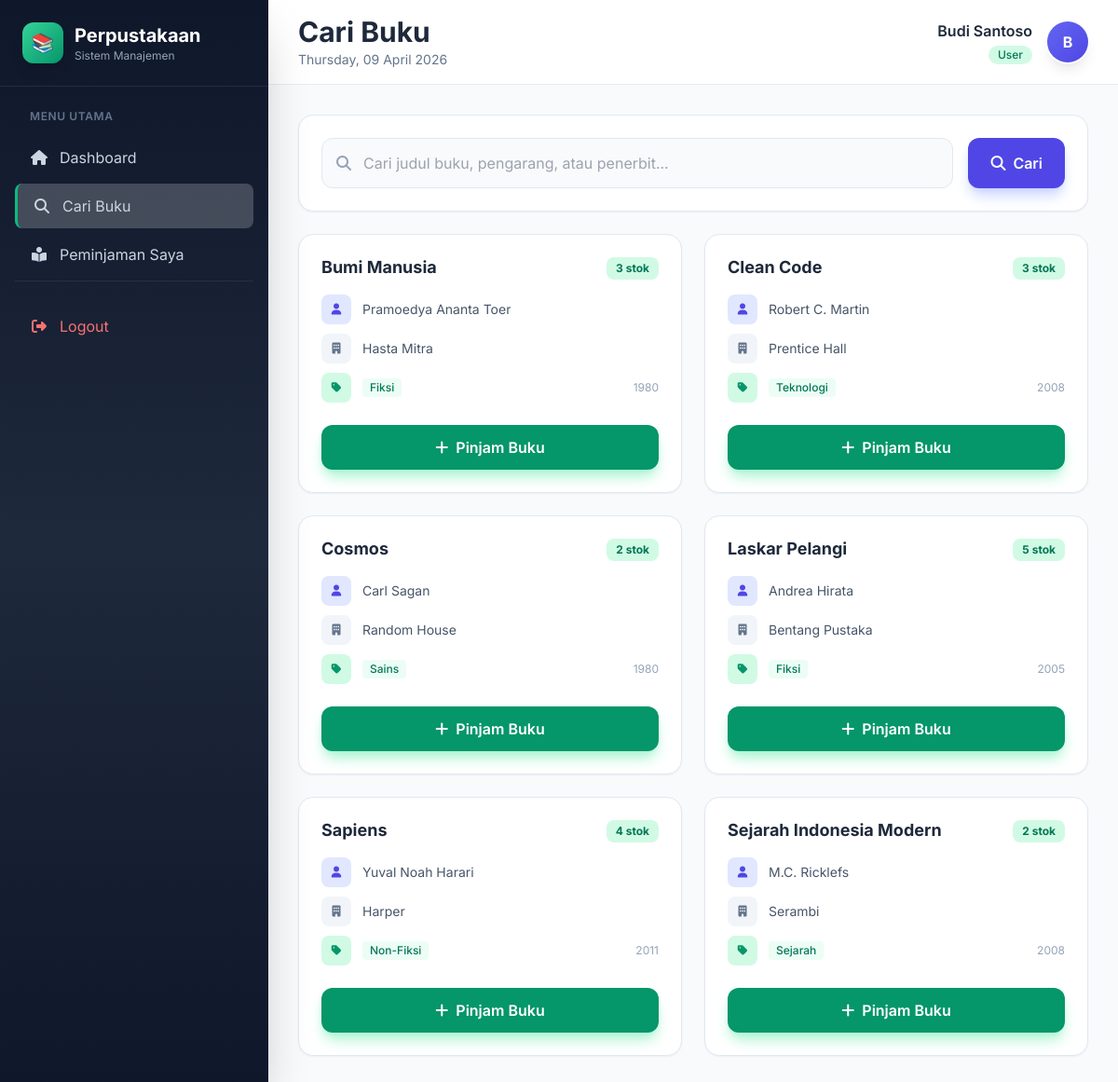
The app's page /user/buku (signed in) with its own data.
### tables this page shows
CREATE TABLE tb_buku (
    id_buku INT AUTO_INCREMENT PRIMARY KEY,
    judul VARCHAR(200) NOT NULL,
    pengarang VARCHAR(100) NOT NULL,
    penerbit VARCHAR(100),
    tahun_terbit YEAR,
    id_kategori INT,
    stok INT DEFAULT 1,
    created_at TIMESTAMP DEFAULT CURRENT_TIMESTAMP,
    FOREIGN KEY (id_kategori) REFERENCES tb_kategori(id_kategori) ON DELETE SET NULL
);

CREATE TABLE tb_kategori (
    id_kategori INT AUTO_INCREMENT PRIMARY KEY,
    nama_kategori VARCHAR(50) NOT NULL
);

### controllers/PeminjamanController.php (called while the page is built, shortened)
<?php
require_once __DIR__ . '/../models/Buku.php';
class PeminjamanController extends Controller {
    private $bukuModel;
    public function __construct() {
        $this->bukuModel = new Buku();
    }
    public function cariBuku() {
        $keyword = trim($_GET['q'] ?? '');
        $bukus = $keyword ? $this->bukuModel->search($keyword) : $this->bukuModel->getAvailable();
        $this->view('user/buku/index', [
            'user' => $this->getCurrentUser(),
            'bukus' => $bukus,
            'keyword' => $keyword,
            'flash' => $this->getFlash()
        ]);
    }
}

### index.php (called while the page is built, shortened)
<?php
require_once __DIR__ . '/core/Database.php';
require_once __DIR__ . '/core/Model.php';
require_once __DIR__ . '/core/Router.php';
require_once __DIR__ . '/controllers/DashboardController.php';
require_once __DIR__ . '/controllers/PeminjamanController.php';
$router = new Router();
$router->get('/', [AuthController::class, 'loginForm']);
$router->get('/login', [AuthController::class, 'loginForm']);
$router->post('/login', [AuthController::class, 'login']);
$router->get('/register', [AuthController::class, 'registerForm']);
$router->post('/register', [AuthController::class, 'register']);
$router->get('/logout', [AuthController::class, 'logout']);
$router->get('/dashboard', [DashboardController::class, 'index']);
$router->get('/admin/buku', [BukuController::class, 'index']);
$router->get('/admin/buku/create', [BukuController::class, 'create']);
$router->post('/admin/buku/store', [BukuController::class, 'store']);
$router->get('/admin/buku/edit/{id}', [BukuController::class, 'edit']);
$router->post('/admin/buku/update/{id}', [BukuController::class, 'update']);
$router->get('/admin/buku/delete/{id}', [BukuController::class, 'delete']);
$router->get('/admin/buku/search', [BukuController::class, 'search']);
$router->get('/admin/anggota', [AnggotaController::class, 'index']);
$router->get('/admin/anggota/create', [AnggotaController::class, 'create']);
$router->post('/admin/anggota/store', [AnggotaController::class, 'store']);
$router->get('/admin/anggota/edit/{id}', [AnggotaController::class, 'edit']);
$router->post('/admin/anggota/update/{id}', [AnggotaController::class, 'update']);
$router->get('/admin/anggota/delete/{id}', [AnggotaController::class, 'delete']);
$router->get('/admin/transaksi', [TransaksiController::class, 'index']);
$router->get('/admin/transaksi/create', [TransaksiController::class, 'create']);
$router->post('/admin/transaksi/store', [TransaksiController::class, 'store']);
$router->get('/admin/transaksi/kembalikan/{id}', [TransaksiController::class, 'kembalikan']);
$router->get('/admin/transaksi/delete/{id}', [TransaksiController::class, 'delete']);
$router->get('/user/peminjaman', [PeminjamanController::class, 'index']);
$router->get('/user/peminjaman/pinjam', [PeminjamanController::class, 'pinjam']);
$router->post('/user/peminjaman/pinjam', [PeminjamanController::class, 'storePinjam']);
$router->get('/user/peminjaman/kembalikan/{id}', [PeminjamanController::class, 'kembalikan']);
$router->get('/user/buku', [PeminjamanController::class, 'cariBuku']);
$router->run();

### core/Database.php (called while the page is built, shortened)
<?php
class Database {
    private static $instance = null;
    private $pdo;
    private function __construct() {
        $dsn = "mysql:host=" . DB_HOST . ";dbname=" . DB_NAME . ";charset=" . DB_CHARSET;
        $options = [
            PDO::ATTR_ERRMODE => PDO::ERRMODE_EXCEPTION,
            PDO::ATTR_DEFAULT_FETCH_MODE => PDO::FETCH_ASSOC,
            PDO::ATTR_EMULATE_PREPARES => false
        ];
        try {
            $this->pdo = new PDO($dsn, DB_USER, DB_PASS, $options);
        } catch (PDOException $e) {
            die("Koneksi database gagal: " . $e->getMessage());
        }
    }
    public static function getInstance() {
        if (self::$instance === null) {
            self::$instance = new self();
        }
        return self::$instance;
    }
    public function query($sql, $params = []) {
        $stmt = $this->pdo->prepare($sql);
        $stmt->execute($params);
        return $stmt;
    }
    public function fetchAll($sql, $params = []) {
        return $this->query($sql, $params)->fetchAll();
    }
}

### core/Model.php (called while the page is built, shortened)
<?php
class Model {
    public function __construct() {
        $this->db = Database::getInstance();
    }
}

### models/Buku.php (called while the page is built, shortened)
<?php
require_once __DIR__ . '/../core/Database.php';
require_once __DIR__ . '/../core/Model.php';
class Buku extends Model {
    protected $table = 'tb_buku';
    public function getAvailable() {
        return $this->db->fetchAll("
            SELECT b.*, k.nama_kategori
            FROM {$this->table} b
            LEFT JOIN tb_kategori k ON b.id_kategori = k.id_kategori
            WHERE b.stok > 0
            ORDER BY b.judul ASC
        ");
    }
}

### views/user/buku/index.php (the view, shortened to what this page needs)
<?php
require_once __DIR__ . '/../../layouts/header.php';
?>
<div class="bg-white rounded-2xl shadow-sm border border-slate-200 p-6 mb-6 animate-slide">
    <form action="<?= BASE_URL ?>/user/buku" method="GET" class="flex flex-col sm:flex-row gap-4">
        <div class="flex-1 relative">
            <i class="fas fa-search absolute left-4 top-1/2 -translate-y-1/2 text-slate-400"></i>
            <input type="text" name="q" placeholder="Cari judul buku, pengarang, atau penerbit..."
                   value="<?= htmlspecialchars($keyword ?? '') ?>"
                   class="w-full pl-11 pr-4 py-3.5 bg-slate-50 border border-slate-200 rounded-xl focus:border-indigo-500 focus:ring-2 focus:ring-indigo-100 outline-none transition-all text-slate-700">
        </div>
        <button type="submit" class="btn px-6 py-3.5 bg-indigo-600 hover:bg-indigo-700 text-white rounded-xl font-semibold shadow-lg shadow-indigo-200 flex items-center justify-center gap-2">
            <i class="fas fa-search"></i>
            <span class="sm:inline hidden">Cari</span>
        </button>
    </form>
</div>
<?php if (!empty($bukus)): ?>
    <div class="grid grid-cols-1 md:grid-cols-2 xl:grid-cols-3 gap-6">
        <?php foreach ($bukus as $index => $b): ?>
            <div class="card bg-white rounded-2xl shadow-sm border border-slate-200 overflow-hidden animate-slide"
                 style="animation-delay: <?= $index * 0.05 ?>s;">
                <div class="p-6">
                    <div class="flex justify-between items-start gap-3 mb-4">
                        <h3 class="text-lg font-bold text-slate-800 leading-tight line-clamp-2">
                            <?= htmlspecialchars($b['judul']) ?>
                        </h3>
                        <span class="shrink-0 px-2.5 py-1 rounded-lg text-xs font-bold
                            <?= $b['stok'] > 0 ? 'bg-emerald-100 text-emerald-700' : 'bg-red-100 text-red-700' ?>">
                            <?= $b['stok'] ?> stok
                        </span>
                    </div>
                    <div class="space-y-2.5 text-sm">
                        <div class="flex items-center gap-3 text-slate-600">
                            <div class="w-8 h-8 bg-indigo-100 rounded-lg flex items-center justify-center">
                                <i class="fas fa-user text-indigo-600 text-xs"></i>
                            </div>
                            <span class="truncate"><?= htmlspecialchars($b['pengarang']) ?></span>
                        </div>
                        <div class="flex items-center gap-3 text-slate-600">
                            <div class="w-8 h-8 bg-slate-100 rounded-lg flex items-center justify-center">
                                <i class="fas fa-building text-slate-500 text-xs"></i>
                            </div>
                            <span class="truncate"><?= htmlspecialchars($b['penerbit'] ?? '-') ?></span>
                        </div>
                        <div class="flex items-center gap-3">
                            <div class="w-8 h-8 bg-emerald-100 rounded-lg flex items-center justify-center">
                                <i class="fas fa-tag text-emerald-600 text-xs"></i>
                            </div>
                            <span class="px-2 py-0.5 bg-emerald-50 text-emerald-700 rounded text-xs font-medium">
                                <?= htmlspecialchars($b['nama_kategori'] ?? 'Umum') ?>
                            </span>
                            <span class="text-slate-400 text-xs ml-auto">
                                <?= $b['tahun_terbit'] ?? '-' ?>
                            </span>
                        </div>
                    </div>
                </div>
                <div class="px-6 pb-6">
                    <?php if ($b['stok'] > 0): ?>
                        <a href="<?= BASE_URL ?>/user/peminjaman/pinjam?id_buku=<?= $b['id_buku'] ?>"
                           class="btn block text-center py-3 bg-emerald-600 hover:bg-emerald-700 text-white rounded-xl font-semibold shadow-lg shadow-emerald-200">
                            <i class="fas fa-plus mr-2"></i>Pinjam Buku
                        </a>
                    <?php endif; ?>
                </div>
            </div>
        <?php endforeach; ?>
    </div>
<?php endif; ?>
<?php
require_once __DIR__ . '/../../layouts/footer.php';
?>

### core/Router.php (shortened to what this page needs)
<?php
class Router {
    private $routes = [];
    public function get($path, $callback) {
        $this->routes['GET'][$path] = $callback;
    }
    public function post($path, $callback) {
        $this->routes['POST'][$path] = $callback;
    }
    public function run() {
        $method = $_SERVER['REQUEST_METHOD'];
        $uri = parse_url($_SERVER['REQUEST_URI'], PHP_URL_PATH);
        $basePath = str_replace('/index.php', '', $_SERVER['SCRIPT_NAME']);
        $uri = str_replace($basePath, '', $uri);
        $uri = '/' . trim($uri, '/');
        if (isset($this->routes[$method])) {
            foreach ($this->routes[$method] as $route => $callback) {
                $pattern = preg_replace('/\{([a-zA-Z]+)\}/', '([a-zA-Z0-9_-]+)', $route);
                $pattern = '#^' . $pattern . '$#';
                if (preg_match($pattern, $uri, $matches)) {
                    array_shift($matches);
                    if (is_array($callback)) {
                        $controller = new $callback[0]();
                        return call_user_func_array([$controller, $callback[1]], $matches);
                    }
                    return call_user_func_array($callback, $matches);
                }
            }
        }
    }
}

### views/layouts/header.php (style rules this page uses)
body { font-family: 'Inter', sans-serif; }
.card { transition: all 0.3s cubic-bezier(0.4, 0, 0.2, 1); }
.btn { transition: all 0.2s ease; }
.animate-slide { animation: slideUp 0.4s ease-out; }

### records on screen
tb_buku: judul "Bumi Manusia", stok "3", pengarang "Pramoedya Ananta Toer", penerbit "Hasta Mitra", id_kategori.nama_kategori "Fiksi", tahun_terbit "1980"
tb_buku: judul "Clean Code", stok "3", pengarang "Robert C. Martin", penerbit "Prentice Hall", id_kategori.nama_kategori "Teknologi", tahun_terbit "2008"
tb_buku: judul "Cosmos", stok "2", pengarang "Carl Sagan", penerbit "Random House", id_kategori.nama_kategori "Sains", tahun_terbit "1980"
tb_buku: judul "Laskar Pelangi", stok "5", pengarang "Andrea Hirata", penerbit "Bentang Pustaka", id_kategori.nama_kategori "Fiksi", tahun_terbit "2005"
tb_buku: judul "Sapiens", stok "4", pengarang "Yuval Noah Harari", penerbit "Harper", id_kategori.nama_kategori "Non-Fiksi", tahun_terbit "2011"
tb_buku: judul "Sejarah Indonesia Modern", stok "2", pengarang "M.C. Ricklefs", penerbit "Serambi", id_kategori.nama_kategori "Sejarah", tahun_terbit "2008"
